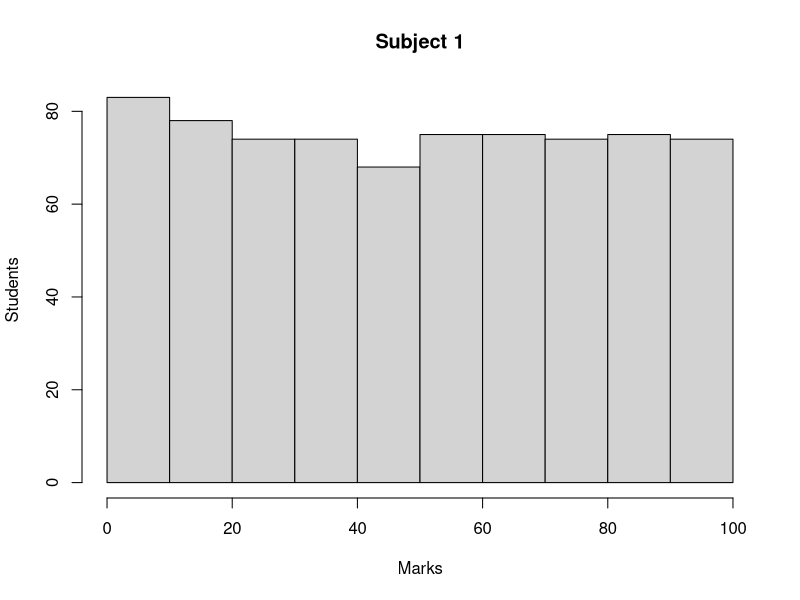
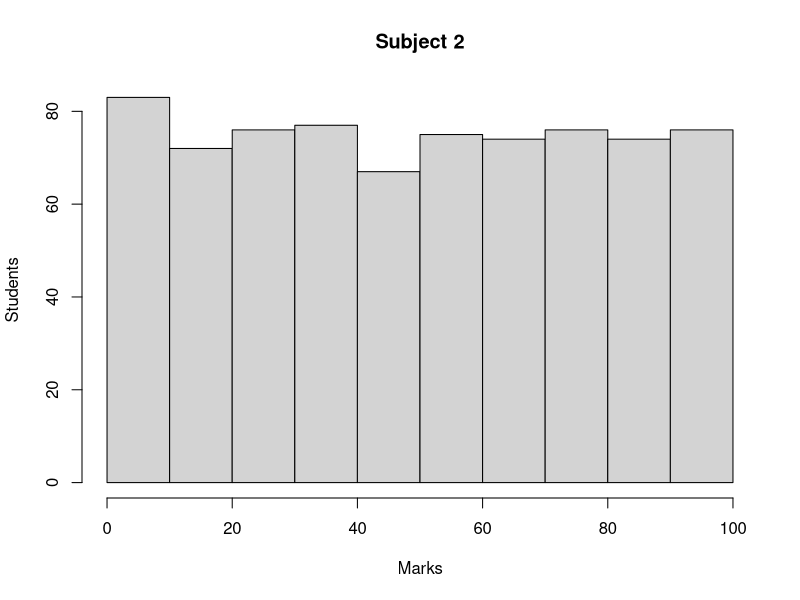
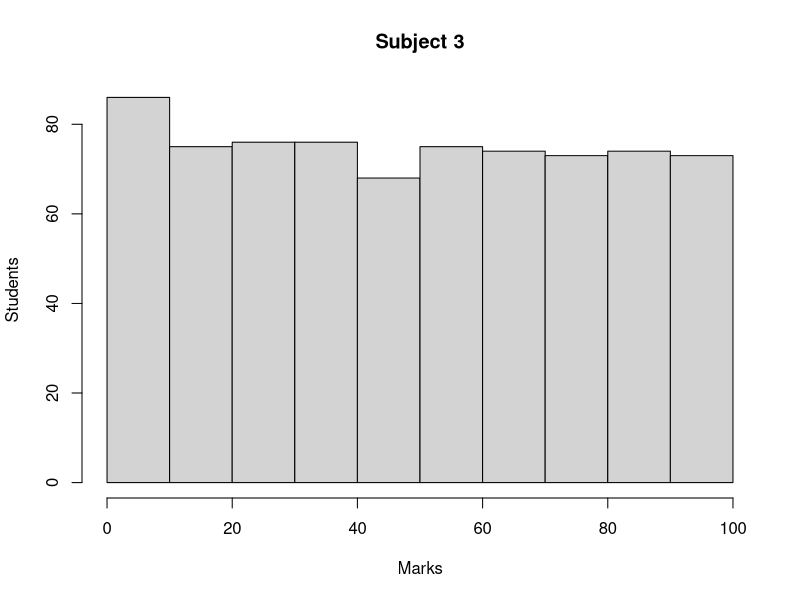
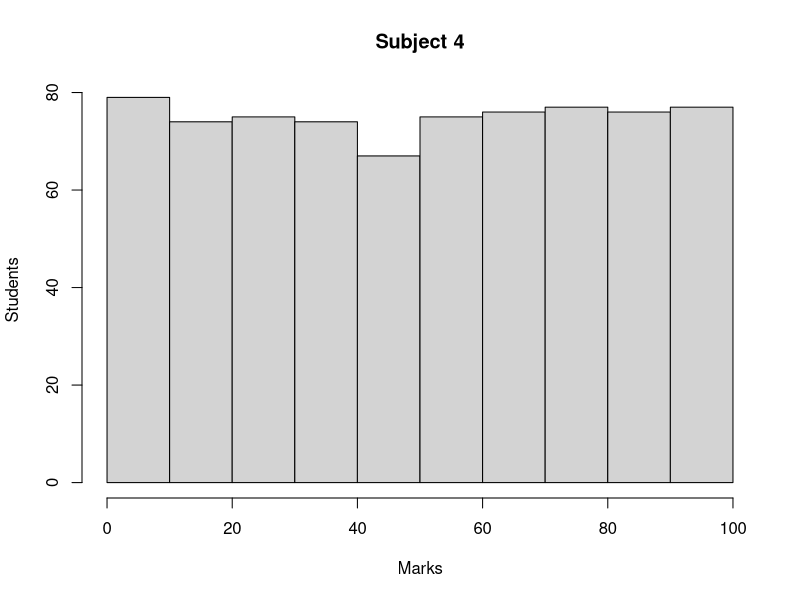
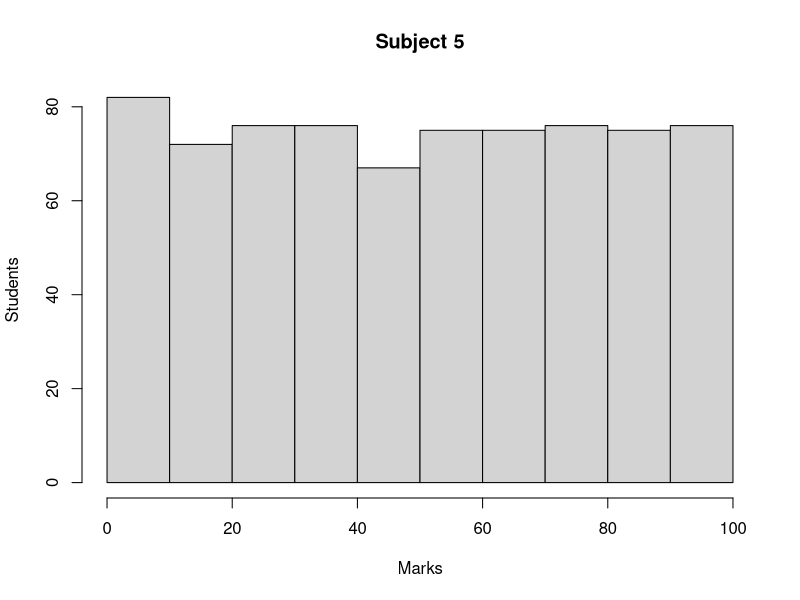
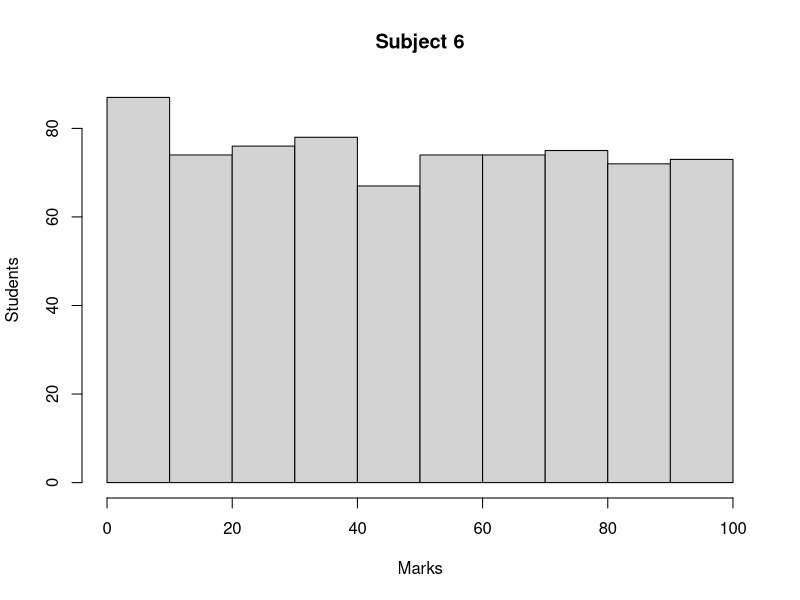
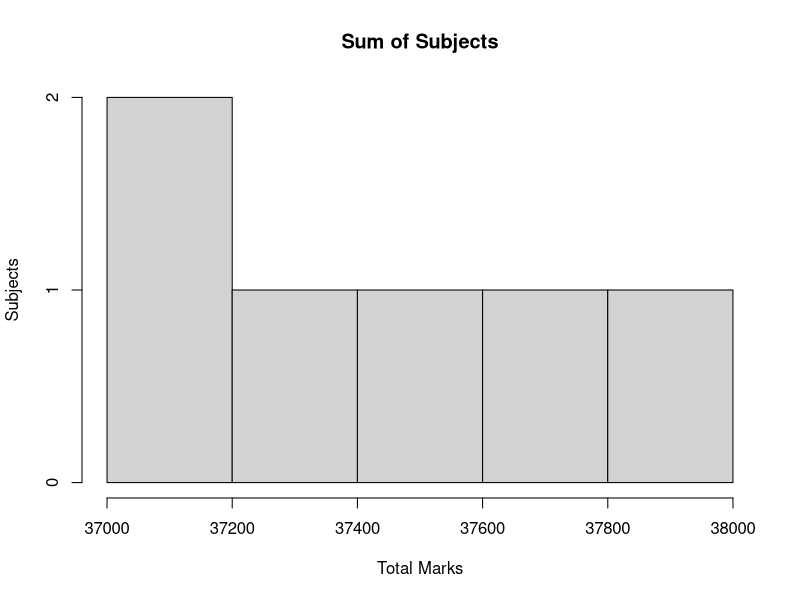

Write R code to recreate these figures, in order.
#------------------------- Assignment 1 -----------------------------

#Made By: Rohit Singla - 101917082 - CSE 4

# Qn - You have six courses in this semester (one of these is UCS410) and there are 750
# students in your class. Generate the marks of these 750 students for the six courses
# using the Linear Congruential Method (LCM), which is a type of random number
# generator. You should note that the marks will be uniformly distributed over [0,
# 100].
# Find the mean, median and standard deviation of the all the six subjects. Also, find
# the mean, median and standard deviation of the sum of marks in the six courses. You
# have also to draw six histograms for the marks in the six courses and one for the total
# marks.

lcm.random <- function(n){
  a = 3
  b = 5
  m = 101
  x = floor(runif(1,1,100))
  rnd = vector(length=n)
  for(i in 1:n){
    x = (a*x+b)%%m
    rnd[i] = x
  }
  return (rnd)
}
#------------------------- Initialize -----------------------------

students = 750
subjects = 6
sub.marks = matrix(nrow= students, ncol = subjects, byrow = TRUE)
#------------------------- Random marks for all subjects---------------------

for(i in 1:subjects)
{
  sub.marks[,i] = lcm.random(students)
}
#------------------------- Mean-Median-Standard Deviation ------------------

res.mean = vector(length=subjects)
res.median = vector(length=subjects)
res.sdev = vector(length=subjects)
total.sub = vector(length=subjects)
for(i in 1:subjects){
  res.mean[i] = mean(sub.marks[,i])
  res.median[i] = median(sub.marks[,i])
  res.sdev[i] = sd(sub.marks[,i])
  total.sub[i] = sum(sub.marks[,i])
}
total.sub.mean = mean(total.sub)
total.sub.median = median(total.sub)
total.sub.sdev = sd(total.sub)
#------------------------- Histogram of Subject Marks-----------------------

for(i in 1: subjects){
  hist(sub.marks[,i], xlab ="Marks", ylab= "Students" ,
       main=paste("Subject", as.character(i)))
}
#------------------------- histogram of sum of marks -----------------------

hist(total.sub, xlab ="Total Marks", ylab= "Subjects" ,
     main="Sum of Subjects")

#------------------------- END ---------------------------------
